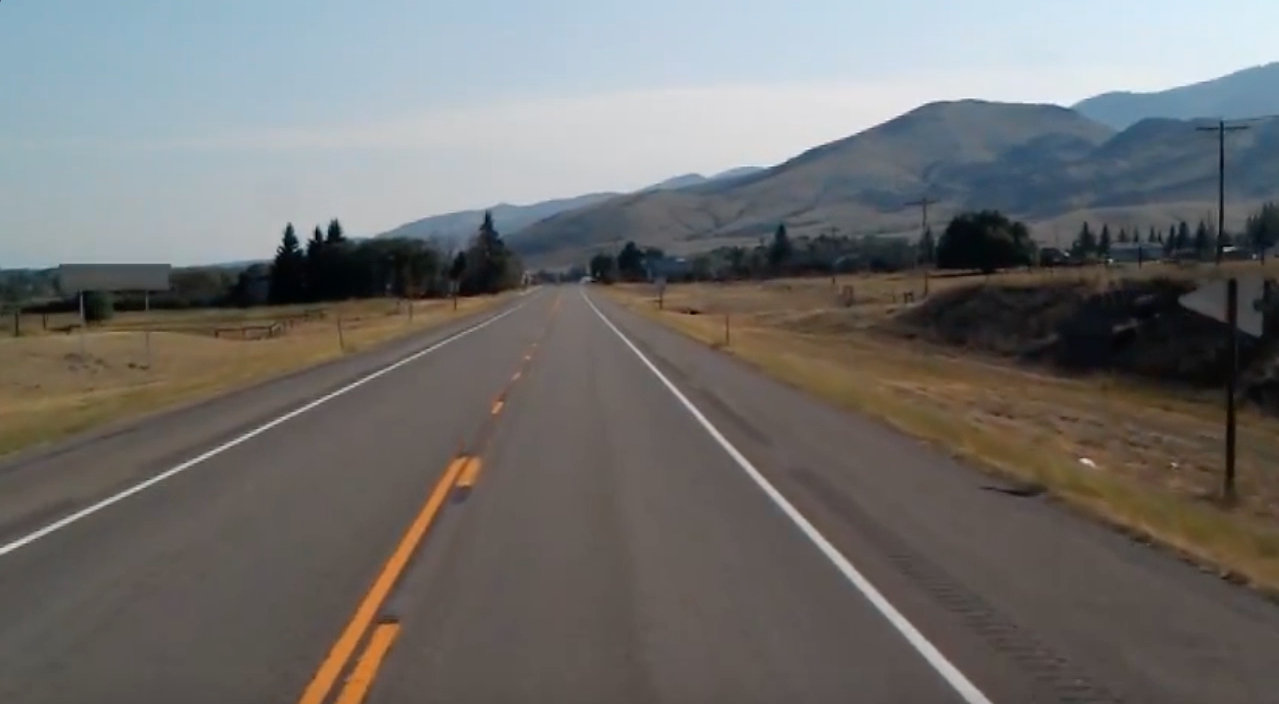
#> input picture Giai Doan 3/Giai doan 3- Python/Picture 1.jpg, 1279 x 704 px, given in place of video, which was not available
$ python camera.py
#> lines starting #> are read from the running program, lines starting #| are printed output that depends on the picture; pictures that were not available may be replaced by others from this repository, and a replacement may not be noted
import cv2 as cv2
import numpy as np
video = cv2.VideoCapture('http://192.168.0.102:8080/video')
while(True):
    ret, frame = video.read()
#> frame is the input picture: shape (704, 1279, 3); mean B, G, R 109.7, 111.3, 112.3
    resize_fr = cv2.resize(frame, (600, 400))
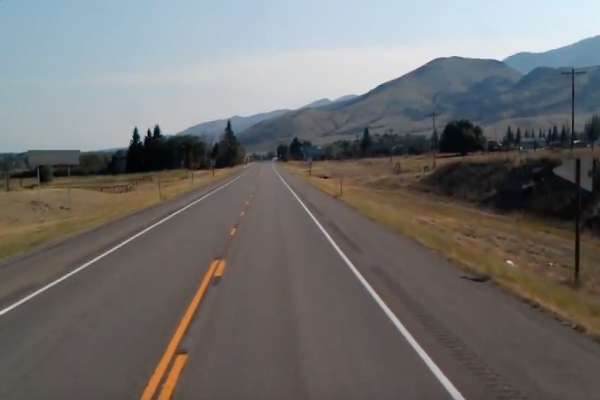
#> resize_fr: shape (400, 600, 3); mean B, G, R 109.6, 111.2, 112.2
    gray = cv2.cvtColor(resize_fr, cv2.COLOR_RGB2GRAY)
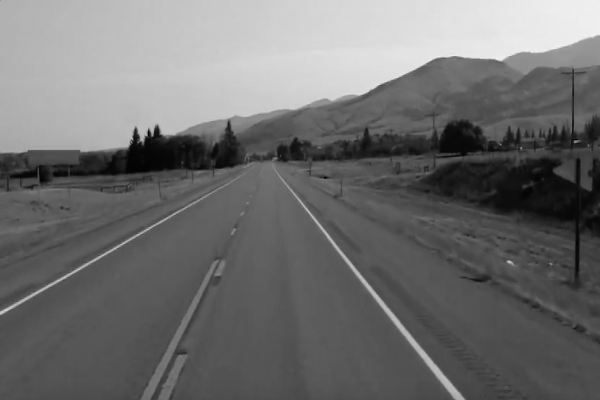
#> gray: shape (400, 600); min 1, max 242, mean 110.8
    blur = cv2.GaussianBlur(gray, (5, 5), 0)
    canny = cv2.Canny(blur, 50, 100)
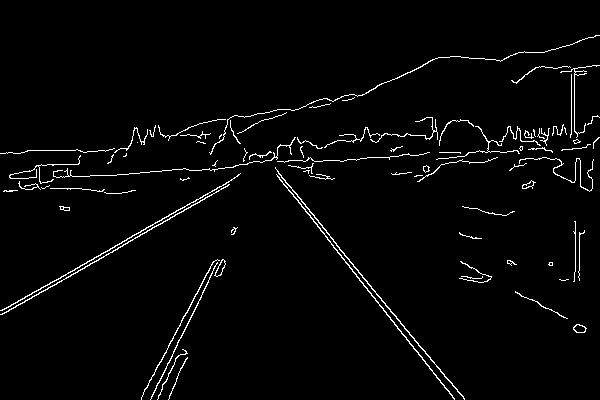
#> canny: shape (400, 600); 2.6% white in thin lines or dots
    cv2.imshow('frame', resize_fr)
    if cv2.waitKey(1) == ord('f'):
#> (key q is pressed here)
        cv2.imshow('frame', canny)
        np.savetxt('Video.txt', (canny), delimiter=' ', fmt="%d")
    if cv2.waitKey(1) == ord('q'):
#> (key q is pressed here)
        break
video.release()
# data = np.loadtxt("Video.txt", delimiter=" ",dtype=int , skiprows=1)
#> (the run stopped early here; a loop or call above may not have finished)
